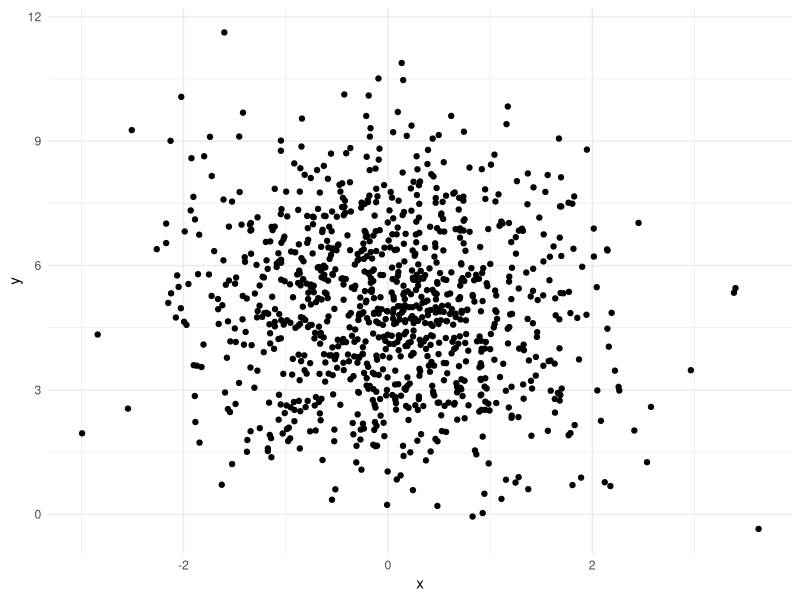
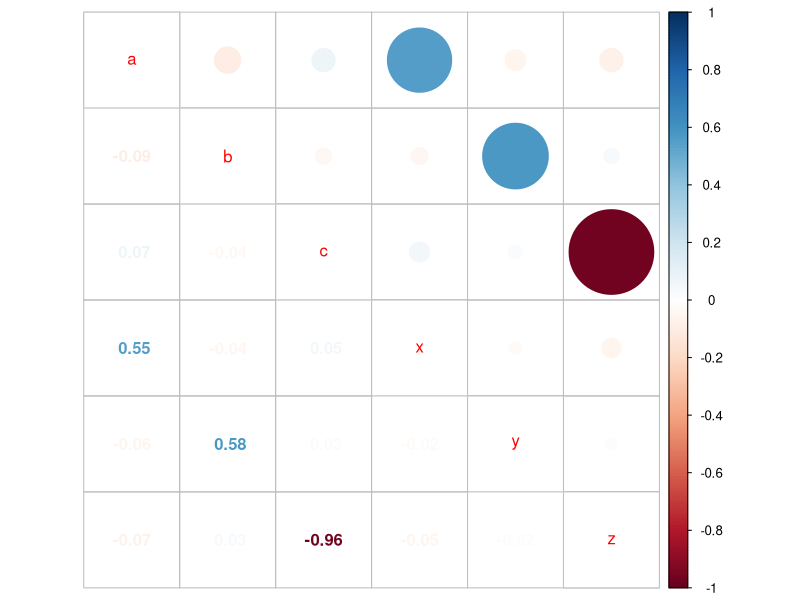

Source code (R) for these figures, in order:
## ---- chunk 1
set.seed(seed = 1001)

x <- rnorm(n = 1000, mean = 0, sd = 1)
## ---- chunk 2
y <- rnorm(n = 1000, mean = 5, sd = 2)
## ---- chunk 3
library(ggplot2)

ggplot(data.frame(x, y), aes(x, y)) +
  geom_point() + 
  theme_minimal()
## ---- chunk 4
cor(x, y)
## ---- chunk 5
x_bar <- mean(x = x)

y_bar <- mean(x = y)
## ---- chunk 6
x_minus_x_mean <- x - x_bar
## ---- chunk 7
y_minus_y_mean <- y - y_bar
## ---- chunk 8
numerator <- sum(x_minus_x_mean * y_minus_y_mean)

numerator
## ---- chunk 9
x_minus_x_mean_squared <- sum(x_minus_x_mean^2)

y_minus_y_mean_squared <- sum(y_minus_y_mean^2)
## ---- chunk 10
denominator <- sqrt(x_minus_x_mean_squared * y_minus_y_mean_squared)
## ---- chunk 11
numerator / denominator
## ---- chunk 12
set.seed(1001)

correlation_data <- data.frame(
  a = rnorm(n = 1000, mean = 0, sd = 1), 
  b = rnorm(n = 1000, mean = 5, sd = 2), 
  c = rnorm(n = 1000, mean = 10, sd = 4)
)
## ---- chunk 13
correlation_data$x <- correlation_data$a + 
  runif(n = 1000, min = 0, max = 5)

correlation_data$y <- correlation_data$b + 
  runif(n = 1000, min = 0, max = 10)

correlation_data$z <- -.5 * 
  (correlation_data$c + sqrt((1 - (.5)))) * 
  correlation_data$c
## ---- chunk 14
correlation_matrix <- cor(correlation_data)

correlation_matrix
## ---- chunk 15
library(corrplot)

corrplot.mixed(correlation_matrix)
